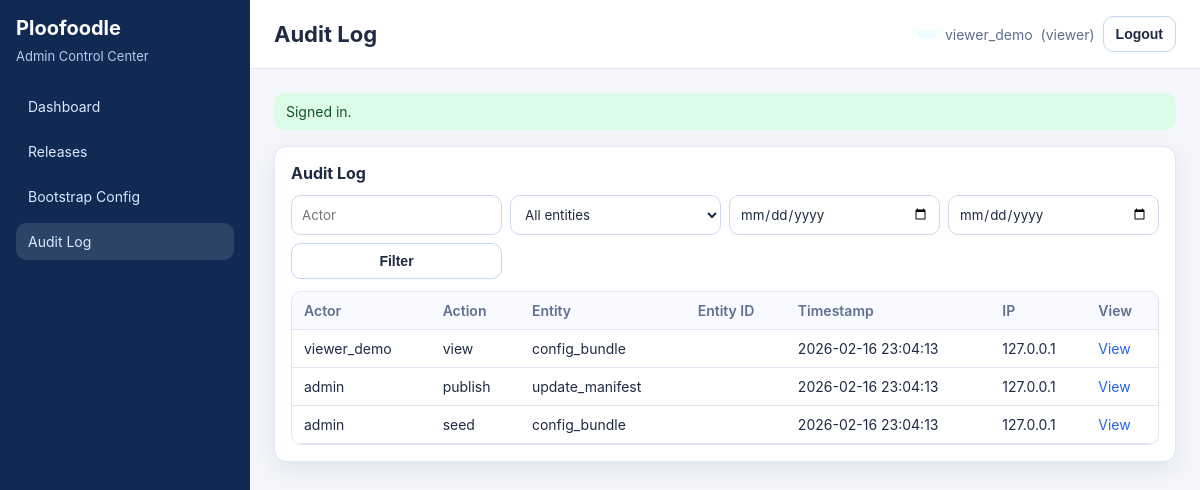
/index.php?_route=/admin/audit (signed in), run on the app's committed database.
### tables this page shows
CREATE TABLE IF NOT EXISTS admin_audit_log (
  id BIGINT UNSIGNED AUTO_INCREMENT PRIMARY KEY,
  actor_user_id BIGINT UNSIGNED NULL,
  actor_username VARCHAR(80) NOT NULL,
  actor_role VARCHAR(20) NOT NULL,
  action VARCHAR(40) NOT NULL,
  entity_type VARCHAR(40) NOT NULL,
  entity_id BIGINT UNSIGNED NULL,
  platform VARCHAR(20) NULL,
  channel VARCHAR(30) NULL,
  before_json JSON NULL,
  after_json JSON NULL,
  ip_address VARCHAR(64) NULL,
  user_agent VARCHAR(255) NULL,
  created_at TIMESTAMP NOT NULL DEFAULT CURRENT_TIMESTAMP,
  KEY idx_aal_entity (entity_type, entity_id),
  KEY idx_aal_actor (actor_username),
  KEY idx_aal_created_at (created_at),
  CONSTRAINT fk_aal_actor_user FOREIGN KEY (actor_user_id) REFERENCES admin_users(id)
    ON DELETE SET NULL
);

### src/Controllers/BaseController.php (called while the page is built, shortened)
<?php
abstract class BaseController
{
    protected function render(string $viewFile, array $vars = []): void
    {
        $viewPath = PLOO_BASE_PATH . '/src/Views/' . $viewFile;
        extract($vars, EXTR_SKIP);
        require $viewPath;
    }
}

### src/Controllers/AdminAuditController.php (called while the page is built, shortened)
<?php
final class AdminAuditController extends BaseController
{
    public function index(): void
    {
        $user = (new RequireAdminAuth())->handle();
        $filters = [
            'actor' => (string)($this->request->query('actor', '') ?? ''),
            'entity_type' => (string)($this->request->query('entity_type', '') ?? ''),
            'from' => (string)($this->request->query('from', '') ?? ''),
            'to' => (string)($this->request->query('to', '') ?? ''),
        ];
        $rows = [];
        try {
            $rows = (new AuditLogRepository(Db::pdo()))->search($filters);
        } catch (\Throwable $e) {
            \ploo_flash('error', 'Audit table not available yet.');
        }
        $this->render('admin/audit/index.php', [
            'user' => $user,
            'flash' => \ploo_take_flash(),
            'csrfToken' => \ploo_csrf_token(),
            'rows' => $rows,
            'filters' => $filters,
        ]);
    }
}

### src/Core/Router.php (called while the page is built, shortened)
<?php
final class Router
{
    private array $routes = [];
    public function get(string $path, array $handler): void
    {
        $this->routes['GET'][$path] = $handler;
    }
    public function post(string $path, array $handler): void
    {
        $this->routes['POST'][$path] = $handler;
    }
    public function dispatch(): void
    {
        $request = new Request();
        $response = new Response();
        $method = $request->method();
        $path = rtrim($request->path(), '/') ?: '/';
        $handler = $this->routes[$method][$path] ?? null;
        try {
            [$class, $action] = $handler;
            $controller = new $class($request, $response);
            $controller->{$action}();
        } catch (\Throwable $e) {
            $response->json(['success' => false, 'error' => 'Internal server error'], 500);
        }
    }
}

### public/index.php (called while the page is built, shortened)
<?php
require_once __DIR__ . '/../src/bootstrap.php';
$router = new Router();
$router->get('/', [AdminDashboardController::class, 'index']);
$router->get('/admin', [AdminDashboardController::class, 'index']);
$router->get('/auth/login', [AuthController::class, 'showLogin']);
$router->post('/auth/login', [AuthController::class, 'login']);
$router->post('/auth/logout', [AuthController::class, 'logout']);
$router->get('/admin/config', [AdminConfigController::class, 'index']);
$router->post('/admin/config', [AdminConfigController::class, 'saveOrPublish']);
$router->post('/admin/config/save-draft', [AdminConfigController::class, 'saveDraft']);
$router->post('/admin/config/publish', [AdminConfigController::class, 'publish']);
$router->post('/admin/config/reset-draft', [AdminConfigController::class, 'resetDraft']);
$router->post('/admin/config/delete-draft', [AdminConfigController::class, 'deleteDraft']);
$router->get('/admin/releases', [AdminReleaseController::class, 'index']);
$router->post('/admin/releases', [AdminReleaseController::class, 'saveOrPublish']);
$router->get('/admin/releases/create', [AdminReleaseController::class, 'create']);
$router->get('/admin/releases/view', [AdminReleaseController::class, 'view']);
$router->get('/admin/releases/edit', [AdminReleaseController::class, 'edit']);
$router->post('/admin/releases/publish', [AdminReleaseController::class, 'publish']);
$router->post('/admin/releases/unpublish', [AdminReleaseController::class, 'unpublish']);
$router->post('/admin/releases/delete', [AdminReleaseController::class, 'delete']);
$router->get('/admin/audit', [AdminAuditController::class, 'index']);
$router->get('/admin/audit/view', [AdminAuditController::class, 'view']);
$router->get('/mobile/bootstrap', [MobileBootstrapController::class, 'show']);
$router->get('/mobile/update', [MobileUpdateController::class, 'show']);
$router->get('/health', [HealthController::class, 'show']);
$router->dispatch();

### src/bootstrap.php (called while the page is built, shortened)
<?php
spl_autoload_register(static function (string $class): void {
    $prefix = 'Ploofoodle\\';
    $relative = substr($class, strlen($prefix));
    $path = PLOO_BASE_PATH . '/src/' . str_replace('\\', '/', $relative) . '.php';
});
$GLOBALS['ploo_config'] = [
    'app' => require PLOO_BASE_PATH . '/config/app.php',
    'db' => require PLOO_BASE_PATH . '/config/db.php',
    'auth' => require PLOO_BASE_PATH . '/config/auth.php',
];
function ploo_config(string $group): array
{
    return $GLOBALS['ploo_config'][$group] ?? [];
}
function ploo_base_path(): string
{
    $configured = trim((string)(ploo_config('app')['base_path'] ?? ''));
    $scriptName = (string)($_SERVER['SCRIPT_NAME'] ?? '/index.php');
    $base = rtrim(str_replace('\\', '/', dirname($scriptName)), '/');
    return $base === '' ? '' : $base;
}
function ploo_route_url(string $route, array $query = []): string
{
    $query = array_merge(['_route' => $route], $query);
    return ploo_base_path() . '/index.php?' . http_build_query($query);
}

### src/Core/Db.php (called while the page is built, shortened)
<?php
final class Db
{
    private static array $config = [];
    private static ?PDO $pdo = null;
    public static function configure(array $config): void
    {
        self::$config = $config;
    }
    public static function pdo(): PDO
    {
        $host = self::$config['host'] ?? '127.0.0.1';
        $port = (int)(self::$config['port'] ?? 3306);
        $name = self::$config['name'] ?? 'up-skill';
        $user = self::$config['user'] ?? 'root';
        $pass = self::$config['pass'] ?? '';
        $charset = self::$config['charset'] ?? 'utf8mb4';
        $dsn = sprintf('mysql:host=%s;port=%d;dbname=%s;charset=%s', $host, $port, $name, $charset);
        self::$pdo = new PDO($dsn, $user, $pass, [
            PDO::ATTR_ERRMODE => PDO::ERRMODE_EXCEPTION,
            PDO::ATTR_DEFAULT_FETCH_MODE => PDO::FETCH_ASSOC,
            PDO::ATTR_EMULATE_PREPARES => false,
        ]);
        return self::$pdo;
    }
}

### src/Core/Request.php (called while the page is built, shortened)
<?php
final class Request
{
    public function query(string $key, ?string $default = null): ?string
    {
        $value = $_GET[$key] ?? null;
        if ($value === null || $value === '') {
            return $default;
        }
        return trim((string)$value);
    }
}

### src/Repositories/AuditLogRepository.php (called while the page is built, shortened)
<?php
final class AuditLogRepository
{
    public function search(array $filters): array
    {
        $sql = 'SELECT * FROM admin_audit_log WHERE 1=1';
        $params = [];
        $sql .= ' ORDER BY created_at DESC, id DESC LIMIT 200';
        $stmt = $this->pdo->prepare($sql);
        $stmt->execute($params);
        $rows = $stmt->fetchAll();
        return is_array($rows) ? $rows : [];
    }
}

### src/Views/admin/audit/index.php (the view, shortened to what this page needs)
<?php
$rows = $rows ?? [];
$filters = $filters ?? ['actor' => '', 'entity_type' => '', 'from' => '', 'to' => ''];
?>
<section class="card">
  <div class="card-head"><h3>Audit Log</h3></div>
  <form method="get" action="<?= htmlspecialchars(ploo_route_url('/admin/audit'), ENT_QUOTES, 'UTF-8') ?>" class="filters">
    <input type="text" name="actor" value="<?= htmlspecialchars((string)$filters['actor'], ENT_QUOTES, 'UTF-8') ?>" placeholder="Actor" />
    <select name="entity_type">
      <option value="">All entities</option>
    </select>
    <input type="date" name="from" value="<?= htmlspecialchars((string)$filters['from'], ENT_QUOTES, 'UTF-8') ?>" />
    <input type="date" name="to" value="<?= htmlspecialchars((string)$filters['to'], ENT_QUOTES, 'UTF-8') ?>" />
    <button class="btn secondary" type="submit">Filter</button>
  </form>
  <div class="table-wrap">
    <table>
      <thead><tr><th>Actor</th><th>Action</th><th>Entity</th><th>Entity ID</th><th>Timestamp</th><th>IP</th><th>View</th></tr></thead>
      <tbody>
      <?php if (empty($rows)): ?>
        <tr><td colspan="7" class="muted">No audit rows found.</td></tr>
      <?php else: foreach ($rows as $row): ?>
        <tr>
          <td><?= htmlspecialchars((string)$row['actor_username'], ENT_QUOTES, 'UTF-8') ?></td>
          <td><?= htmlspecialchars((string)$row['action'], ENT_QUOTES, 'UTF-8') ?></td>
          <td><?= htmlspecialchars((string)$row['entity_type'], ENT_QUOTES, 'UTF-8') ?></td>
          <td><?= htmlspecialchars((string)($row['entity_id'] ?? ''), ENT_QUOTES, 'UTF-8') ?></td>
          <td><?= htmlspecialchars((string)$row['created_at'], ENT_QUOTES, 'UTF-8') ?></td>
          <td><?= htmlspecialchars((string)($row['ip_address'] ?? ''), ENT_QUOTES, 'UTF-8') ?></td>
          <td><a href="<?= htmlspecialchars(ploo_route_url('/admin/audit/view', ['id' => (int)$row['id']]), ENT_QUOTES, 'UTF-8') ?>">View</a></td>
        </tr>
      <?php endforeach; endif; ?>
      </tbody>
    </table>
  </div>
</section>
<?php
$pageTitle = 'Audit Log';
require PLOO_BASE_PATH . '/src/Views/layout.php';

### src/Views/partials/topbar.php (shortened to what this page needs)
<?php
$u = $user ?? ['username' => 'guest', 'role' => 'viewer'];
$env = strtoupper((string)($_ENV['APP_ENV'] ?? $_SERVER['APP_ENV'] ?? getenv('APP_ENV') ?? 'prod'));
?>
<header class="topbar">
  <div>
    <h1 class="topbar-title"><?= htmlspecialchars($pageTitle ?? 'Admin', ENT_QUOTES, 'UTF-8') ?></h1>
  </div>
  <div class="topbar-meta">
    <span class="badge env"><?= htmlspecialchars($env, ENT_QUOTES, 'UTF-8') ?></span>
    <span><?= htmlspecialchars((string)$u['username'], ENT_QUOTES, 'UTF-8') ?></span>
    <span>(<?= htmlspecialchars((string)$u['role'], ENT_QUOTES, 'UTF-8') ?>)</span>
    <form method="post" action="<?= htmlspecialchars(ploo_route_url('/auth/logout'), ENT_QUOTES, 'UTF-8') ?>" style="display:inline">
      <button class="btn secondary" type="submit">Logout</button>
    </form>
  </div>
</header>

### public/assets/admin.css (style rules this page uses)
:root { --bg: #f4f6fb; --surface: #ffffff; --surface-muted: #f8faff; --text: #1f2a44; --text-muted: #5f6f90; --primary: #2563eb; --primary-600: #1d4ed8; --danger: #dc2626; --warning: #d97706; --success: #16a34a; --border: #dfe5f2; --shadow: 0 8px 24px rgba(16, 42, 84, 0.08); --radius: 12px; --space-1: 4px; --space-2: 8px; --space-3: 12px; --space-4: 16px; --space-5: 24px; --space-6: 32px; --font: Inter, Segoe UI, Roboto, Arial, sans-serif; }
* { box-sizing: border-box; }
body { margin: 0; font-family: var(--font); background: var(--bg); color: var(--text); }
a { color: var(--primary); text-decoration: none; }
.topbar { background: var(--surface); border-bottom: 1px solid var(--border); padding: var(--space-4) var(--space-5); display: flex; justify-content: space-between; align-items: center; gap: var(--space-4); }
.topbar-title { margin: 0; font-size: 22px; font-weight: 700; }
.topbar-meta { display: flex; align-items: center; gap: var(--space-2); color: var(--text-muted); font-size: 14px; }
.card { background: var(--surface); border: 1px solid var(--border); border-radius: var(--radius); box-shadow: var(--shadow); padding: var(--space-4); }
.card-head { display: flex; justify-content: space-between; align-items: center; gap: var(--space-2); margin-bottom: var(--space-3); }
.card-head h3 { margin: 0; font-size: 16px; }
.table-wrap { overflow: auto; border: 1px solid var(--border); border-radius: 10px; }
table { width: 100%; border-collapse: collapse; font-size: 14px; }
th, td { padding: 10px 12px; border-bottom: 1px solid var(--border); text-align: left; }
th { background: var(--surface-muted); font-weight: 600; color: var(--text-muted); }
input, select, textarea { width: 100%; border: 1px solid #cdd8ee; border-radius: 10px; padding: 10px; background: #fff; color: var(--text); font-family: var(--font); }
.btn { border: 1px solid transparent; border-radius: 10px; padding: 9px 12px; cursor: pointer; font-weight: 600; font-size: 14px; background: var(--surface-muted); color: var(--text); }
.btn.secondary { background: #fff; border-color: #c6d5f2; }
.badge { display: inline-flex; align-items: center; border-radius: 999px; padding: 4px 10px; font-size: 12px; font-weight: 600; }
.badge.env { background: #ecfeff; color: #0f766e; }
.filters { display: grid; grid-template-columns: repeat(4, minmax(160px, 1fr)); gap: var(--space-2); margin-bottom: var(--space-3); }

### data on the page
admin_audit_log: actor_username "viewer_demo", actor_role "viewer", action "view", entity_type "config_bundle", created_at "2026-02-16 23:04:13", ip_address "127.0.0.1"
admin_audit_log: actor_username "admin", action "publish", entity_type "update_manifest", created_at "2026-02-16 23:04:13", ip_address "127.0.0.1"
admin_audit_log: actor_username "admin", action "seed", entity_type "config_bundle", created_at "2026-02-16 23:04:13", ip_address "127.0.0.1"

### other printed values
$pageTitle "Audit Log"
$flash['message'] "Signed in."
